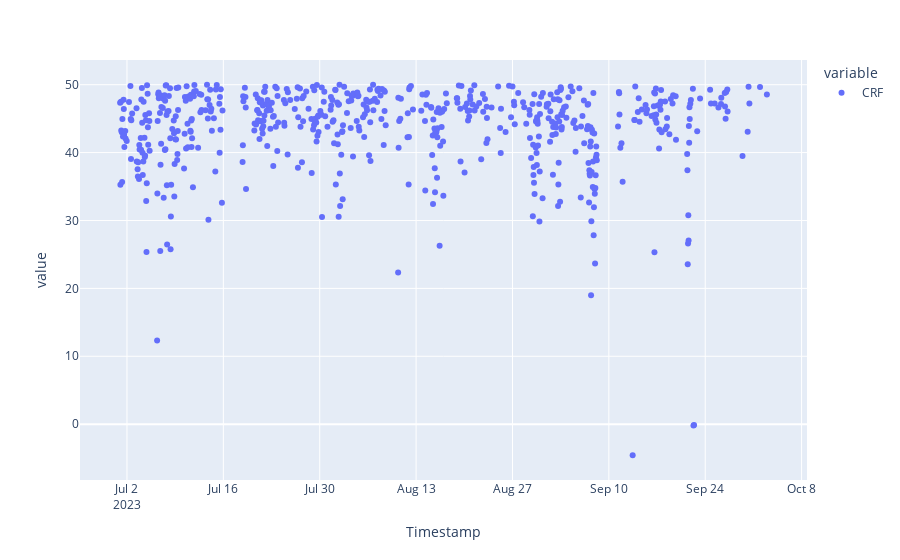

Source (notebook cell):
### Code cell
px.scatter(df4[df4['CRF'] <= 50]['CRF'])

### Figure 1 — Plotly figure (JSON) as saved in the notebook; plotly's stock layout.template omitted (floating-point values rounded to 4 significant figures; data arrays with more than 128 entries replaced by an {"elided": "..."} marker saying what was removed)
{"data": [{"hovertemplate": "variable=CRF<br>Timestamp=%{x}<br>value=%{y}<extra></extra>", "legendgroup": "CRF", "marker": {"color": "#636efa", "symbol": "circle"}, "mode": "markers", "name": "CRF", "orientation": "v", "showlegend": true, "type": "scatter", "x": {"elided": "601 str values"}, "xaxis": "x", "y": {"elided": "601 float values"}, "yaxis": "y"}], "layout": {"autosize": true, "legend": {"title": {"text": "variable"}, "tracegroupgap": 0}, "margin": {"t": 60}, "xaxis": {"anchor": "y", "autorange": true, "domain": [0, 1], "range": ["2023-06-25 08:53:11.5895", "2023-10-08 14:08:46.4905"], "title": {"text": "Timestamp"}, "type": "date"}, "yaxis": {"anchor": "x", "autorange": true, "domain": [0, 1], "range": [-8.804, 54.22], "title": {"text": "value"}, "type": "linear"}}}
